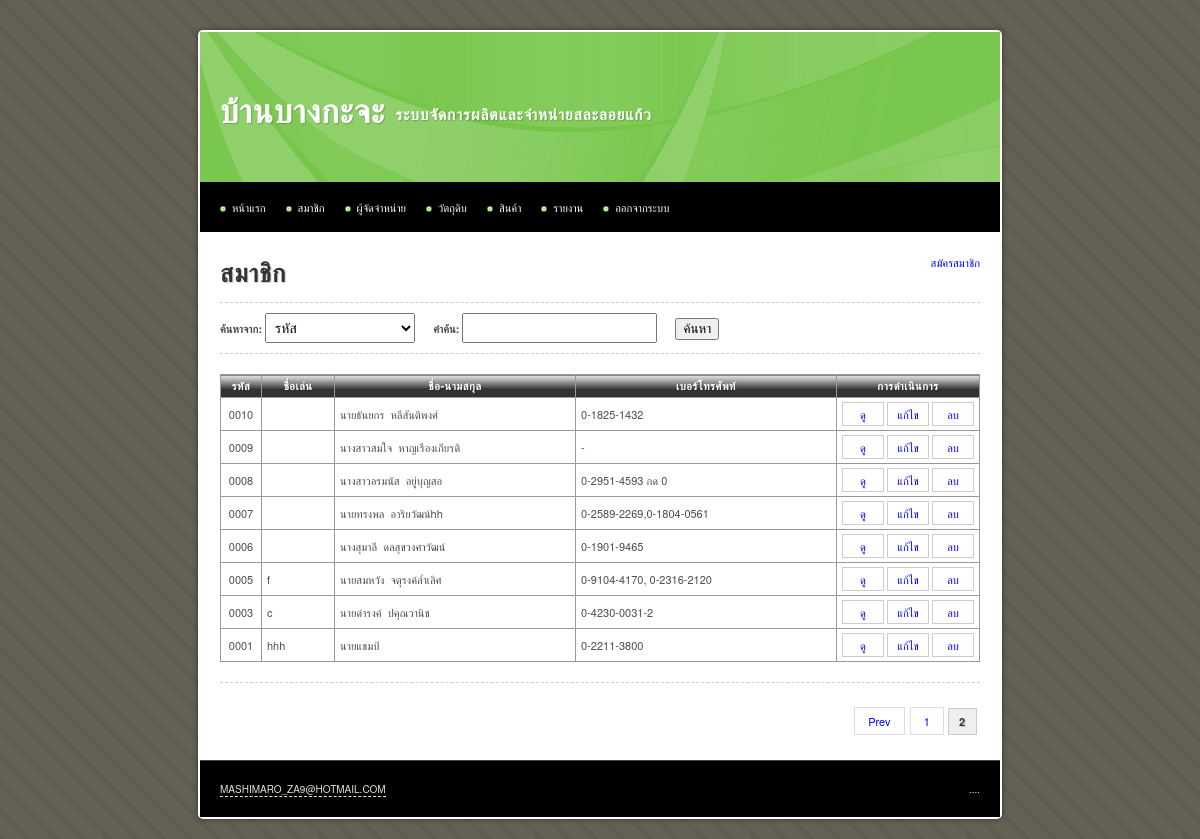
Page /main/member.php?page=2 (signed in) on the earlier database version.
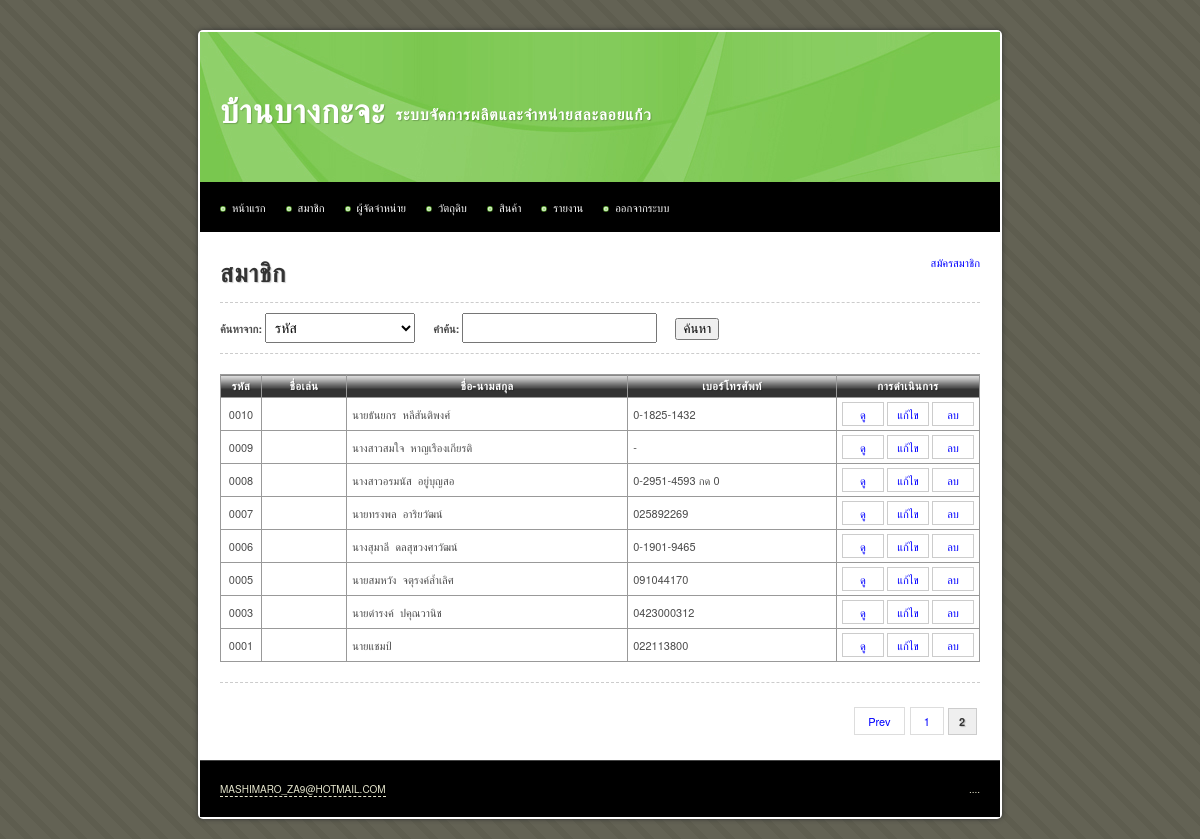
Same page on the later database version.
### tables this page shows
CREATE TABLE IF NOT EXISTS `member` (
  `id` int(10) unsigned NOT NULL AUTO_INCREMENT,
  `name` varchar(255) NOT NULL,
  `nickname` varchar(255) NOT NULL,
  `address` text,
  `tel` varchar(255) DEFAULT NULL,
  `image` varchar(255) DEFAULT NULL,
  `date_create` datetime DEFAULT NULL,
  `date_update` timestamp NOT NULL DEFAULT CURRENT_TIMESTAMP ON UPDATE CURRENT_TIMESTAMP,
  PRIMARY KEY (`id`)
);

### iic_tools/helpers/iic_utilities_helper.php (called while the page is built, shortened)
<?php
function zero_fill($length, $data)
{
	while(strlen($data) < $length)
	{
		$data = '0'.$data;
	}
	return $data;
}

### main/member.php (the view, shortened to what this page needs)
<?php
$sql		= 'SELECT * FROM member';
$query		= mysql_query($sql);
$total_rows = mysql_num_rows($query);
$rows_per_page = 10;
$limit_start = ($_GET['page'] - 1) * $rows_per_page;
$target = 'member.php?page=';
?>
<!DOCTYPE html PUBLIC "-//W3C//DTD XHTML 1.0 Transitional//EN" "http://www.w3.org/TR/xhtml1/DTD/xhtml1-transitional.dtd">
<html xmlns="http://www.w3.org/1999/xhtml">
<head>
<?php include("inc.css.php"); ?>
</head>
<body>
<div id="container">
	<?php include("inc.header.php"); ?>
	<div id="content">
		<a href="member_create.php" class="float_r">สมัครสมาชิก</a>
		<h1>สมาชิก</h1>
		<hr />
		<div id="search_section">
			<form method="post" action="member_search.php">
				<label for="category" class="inline">ค้นหาจาก: </label>
				<select id="category" name="category">
					<option value="id">รหัส</option>
				</select>
				<label for="keyword" class="inline">คำค้น: </label>
				<input type="text" id="keyword" name="keyword" />
				<input type="submit" name="submit" value="ค้นหา" />
			</form>
		</div>
		<hr />
		<table border="1" align="center" cellpadding="5" cellspacing="0">
			<thead>
				<tr>
					<th width="30">รหัส</th>
					<th class="nowarp">ชื่อเล่น</th>
					<th>ชื่อ-นามสกุล</th>
					<th>เบอร์โทรศัพท์</th>
					<th width="80">การดำเนินการ</th>
				</tr>
			</thead>
			<tbody>
				<?php
				$sql = 'SELECT *
						FROM member
						ORDER BY id DESC
						LIMIT '.$limit_start.', '.$rows_per_page;
				$query = mysql_query($sql) or die(mysql_error());
				$query_rows = mysql_num_rows($query);
				if($query_rows > 0)
				{
					while($data = mysql_fetch_array($query))
					{
						echo 	'<tr>
									<td width="30" class="center">'.zero_fill(4, $data['id']).'</td>
									<td>'.$data['nickname'].'</td>
									<td>'.$data['name'].'</td>
									<td>'.$data['tel'].'</td>
									<td class="center nowarp">
										<a class="button" href="member_read.php?id='.$data['id'].'">ดู</a>
										<a class="button" href="member_update.php?id='.$data['id'].'">แก้ไข</a>
										<a class="button" href="member_delete.php?id='.$data['id'].'">ลบ</a>
									</td>
								</tr>';
					}
				}
				else
				{
					echo '<tr><td colspan="4" class="center">ไม่มีข้อมูล</td></tr>';
				}
			?>
			</tbody>
		</table>
		<hr />
		<div class="pagination">
			<?php echo get_pagination($total_rows, $target, $_GET['page'], $rows_per_page); ?>
		</div>
	</div>
	<?php include("inc.footer.php"); ?>
</div>
</body>
</html>

### main/inc.css.php
<link rel="stylesheet" type="text/css" href="../iic_tools/css/aristo/Aristo.css" />
<link rel="stylesheet" type="text/css" href="../iic_tools/css/iic_layout.css" />
<link rel="stylesheet" type="text/css" href="../iic_tools/css/iic_style.css" />
<link rel="stylesheet" type="text/css" href="../css/style.css" />

### main/inc.header.php (shortened to what this page needs)
<div id="header">
	<h1>บ้านบางกะจะ</h1>
	<h2>ระบบจัดการผลิตและจำหน่ายสละลอยแก้ว</h2>
</div>
<div id="menu">
	<ul>
		<li><a href="index.php">หน้าแรก</a></li>
		<li><a href="member.php">สมาชิก</a></li>
		<li><a href="supplier.php">ผู้จัดจำหน่าย</a></li>
		<li><a href="material.php">วัตถุดิบ</a>
			</li>
		<li><a href="product.php">สินค้า</a>
		</li>
		<li><a href="report.php">รายงาน</a></li>
		<li><a href="logout.php">ออกจากระบบ</a></li>
	</ul>
</div>

### iic_tools/helpers/iic_crud_helper.php (shortened to what this page needs)
<?php
function get_pagination($total_rows, $target, $current_page, $rows_per_page = 10)
{
	$_total_page = ceil($total_rows / $rows_per_page);
	$_pagination = '';
	if($current_page > 1 )
	{
		$_pagination .= '<a href="'.$target.($current_page - 1).'" title="Previous">&nbsp;Prev&nbsp;</a>&nbsp;';
	}
	$_loop = 1;
	while($_loop <= $_total_page)
	{
		if($_loop <= 3 || $_loop > ($_total_page - 3))
		{
			if($_loop == $current_page)
			{
				$_pagination .= '<strong>'.$_loop.'</strong>';
			}
			else
			{
				$_pagination .= '<a href="'.$target.$_loop.'" title="Page '.$_loop.'">&nbsp;'.$_loop.'&nbsp;</a>';
			}
		}
		$_loop++;
	}
	return $_pagination;
}

### main/inc.footer.php
<div id="footer">
	<p class="copyright"><a href="http://famfamfam.com/">mashimaro_za9@hotmail.com</a></p>
	<p class="links">....</p>
</div>

### iic_tools/css/iic_layout.css (style rules this page uses)
html, body, div, span, applet, object, iframe, h1, h2, h3, h4, h5, h6, p, blockquote, pre, a, abbr, acronym, address, big, cite, code, del, dfn, em, font, img, ins, kbd, q, s, samp, small, strike, strong, sub, sup, tt, var, b, u, i, center, dl, dt, dd, ol, ul, li, fieldset, form, label, legend, table, caption, tbody, tfoot, thead, tr, th, td { margin:0; padding:0; border:0; outline:0; font-size:100%; vertical-align:baseline; background:transparent }
ol, ul { list-style:none }
table { border-collapse:collapse; border-spacing:0 }
body { font: 14px/1.5 'Microsoft Sans Serif', 'Helvetica Neue', Arial, 'Liberation Sans', FreeSans, sans-serif }
hr { border:0 #ccc solid; border-top-width:1px; clear:both; height:0 }
h1 { font-size:25px }
h2 { font-size:23px }
li { margin-left:30px }
p, dl, hr, h1, h2, h3, h4, h5, h6, h7, ol, ul, pre, table, address, fieldset { margin-bottom:20px }
label { display: block; font-weight: bold; margin: 10px 0px 5px 0px; text-shadow:0 1px 0 white; }
form input[type=text], form input[type=password], form textarea, form select { padding: 5px; font-size: 14px; }
form input[type=submit], form input[type=reset], form input:not([type="checkbox"]):not([type="radio"]):not([type="file"]):not([type="text"]):not([type="password"]) { margin: 25px auto 0px auto; }
select option { padding: 2px; }

### iic_tools/css/iic_style.css (style rules this page uses)
.inline { display: inline; }
.float_r { float: right; }
.center { text-align: center; }
.nowarp { white-space: nowrap; }
a:link { color: #00F; text-decoration: none; }
thead th { background-image: url(../img/bg_th.png); white-space: nowrap; }
a[class^=button] { color: #4F4F4F }
.pagination { float: right; margin: 8px 0px; text-align: right; }
.pagination a { border: 1px solid #DDD; padding: 5px 10px; margin: 0px 1px; }
.pagination strong, .pagination .current { border: 1px solid #CCC; background-color: #EFEFEF; padding: 5px 10px; margin: 0px 3px; }

Differences in the rows shown:
changed member "0007": name "นายทรงพล อาริยวัฒน์hh" → "นายทรงพล อาริยวัฒน์"; tel "0-2589-2269,0-1804-0561" → "025892269"
changed member "นายสมหวัง จตุรงค์ล้ำเลิศ": tel "0-9104-4170, 0-2316-2120" → "091044170"; nickname "f" → (not shown)
changed member "นายดำรงค์ ปคุณวานิช": tel "0-4230-0031-2" → "0423000312"; nickname "c" → (not shown)
changed member "นายแชมป์": tel "0-2211-3800" → "022113800"; nickname "hhh" → (not shown)
